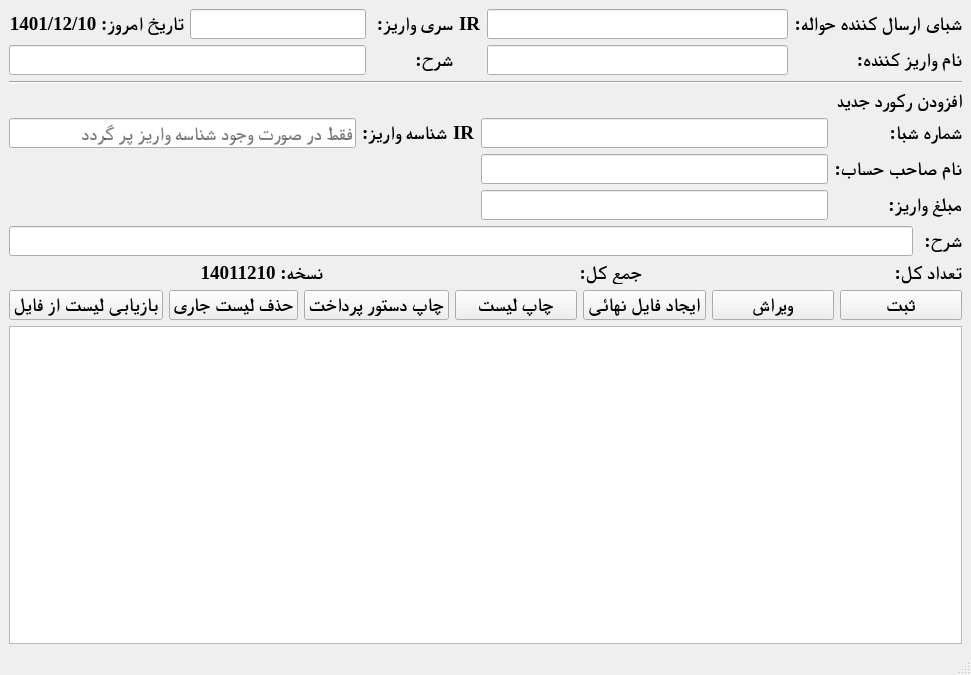
<?xml version="1.0" encoding="UTF-8"?>
<ui version="4.0">
 <class>MainWindow</class>
 <widget class="QMainWindow" name="MainWindow">
  <property name="geometry">
   <rect>
    <x>0</x>
    <y>0</y>
    <width>971</width>
    <height>675</height>
   </rect>
  </property>
  <property name="windowTitle">
   <string>نرم‌افزار ایجاد فایل پایای گروهی - احمد پوربابائی گرده - اداره امور شعب استان اردبیل</string>
  </property>
  <widget class="QWidget" name="centralwidget">
   <property name="font">
    <font>
     <family>Times New Roman</family>
     <pointsize>14</pointsize>
     <weight>75</weight>
     <bold>true</bold>
    </font>
   </property>
   <property name="layoutDirection">
    <enum>Qt::LeftToRight</enum>
   </property>
   <layout class="QVBoxLayout" name="verticalLayout_3">
    <item>
     <layout class="QVBoxLayout" name="verticalLayout_2">
      <item>
       <layout class="QGridLayout" name="gridLayout_2">
        <item row="0" column="3">
         <widget class="QLineEdit" name="ErsalSheba">
          <property name="maxLength">
           <number>24</number>
          </property>
         </widget>
        </item>
        <item row="1" column="4">
         <widget class="QLabel" name="label_5">
          <property name="layoutDirection">
           <enum>Qt::RightToLeft</enum>
          </property>
          <property name="text">
           <string>نام واریز کننده:</string>
          </property>
         </widget>
        </item>
        <item row="1" column="0">
         <widget class="QLineEdit" name="ErsalSharh">
          <property name="layoutDirection">
           <enum>Qt::RightToLeft</enum>
          </property>
          <property name="maxLength">
           <number>140</number>
          </property>
         </widget>
        </item>
        <item row="0" column="4">
         <widget class="QLabel" name="label">
          <property name="layoutDirection">
           <enum>Qt::RightToLeft</enum>
          </property>
          <property name="text">
           <string>شبای ارسال کننده حواله:</string>
          </property>
         </widget>
        </item>
        <item row="0" column="2">
         <widget class="QLabel" name="label_3">
          <property name="text">
           <string>IR</string>
          </property>
         </widget>
        </item>
        <item row="0" column="0">
         <layout class="QHBoxLayout" name="horizontalLayout_3">
          <item>
           <widget class="QLabel" name="TarixShamsi">
            <property name="layoutDirection">
             <enum>Qt::RightToLeft</enum>
            </property>
            <property name="text">
             <string>تاریخ امروز: 1401/12/10</string>
            </property>
           </widget>
          </item>
          <item>
           <widget class="QLineEdit" name="ErsalSeri"/>
          </item>
         </layout>
        </item>
        <item row="1" column="1">
         <widget class="QLabel" name="label_6">
          <property name="layoutDirection">
           <enum>Qt::RightToLeft</enum>
          </property>
          <property name="text">
           <string>شرح:</string>
          </property>
         </widget>
        </item>
        <item row="0" column="1">
         <widget class="QLabel" name="label_2">
          <property name="layoutDirection">
           <enum>Qt::RightToLeft</enum>
          </property>
          <property name="text">
           <string>سری واریز: </string>
          </property>
         </widget>
        </item>
        <item row="1" column="3">
         <widget class="QLineEdit" name="ErsalName">
          <property name="layoutDirection">
           <enum>Qt::RightToLeft</enum>
          </property>
          <property name="maxLength">
           <number>70</number>
          </property>
         </widget>
        </item>
       </layout>
      </item>
      <item>
       <widget class="Line" name="line">
        <property name="orientation">
         <enum>Qt::Horizontal</enum>
        </property>
       </widget>
      </item>
     </layout>
    </item>
    <item>
     <layout class="QHBoxLayout" name="horizontalLayout_8">
      <item>
       <widget class="QLabel" name="label_16">
        <property name="text">
         <string>افزودن رکورد جدید</string>
        </property>
       </widget>
      </item>
     </layout>
    </item>
    <item>
     <layout class="QGridLayout" name="gridLayout_3">
      <item row="1" column="4">
       <widget class="QLabel" name="label_11">
        <property name="text">
         <string>نام صاحب حساب:</string>
        </property>
       </widget>
      </item>
      <item row="2" column="4">
       <widget class="QLabel" name="label_12">
        <property name="text">
         <string>مبلغ واریز: </string>
        </property>
       </widget>
      </item>
      <item row="0" column="3">
       <widget class="QLineEdit" name="Sheba">
        <property name="layoutDirection">
         <enum>Qt::RightToLeft</enum>
        </property>
        <property name="maxLength">
         <number>24</number>
        </property>
       </widget>
      </item>
      <item row="0" column="1">
       <widget class="QLabel" name="label_8">
        <property name="text">
         <string>شناسه واریز:</string>
        </property>
       </widget>
      </item>
      <item row="0" column="4">
       <widget class="QLabel" name="label_10">
        <property name="text">
         <string>شماره شبا:</string>
        </property>
       </widget>
      </item>
      <item row="2" column="3">
       <widget class="QLineEdit" name="Mablagh">
        <property name="maxLength">
         <number>10</number>
        </property>
       </widget>
      </item>
      <item row="1" column="3">
       <widget class="QLineEdit" name="Name">
        <property name="layoutDirection">
         <enum>Qt::RightToLeft</enum>
        </property>
        <property name="maxLength">
         <number>70</number>
        </property>
       </widget>
      </item>
      <item row="0" column="0">
       <widget class="QLineEdit" name="Shenaseh">
        <property name="toolTip">
         <string/>
        </property>
        <property name="text">
         <string/>
        </property>
        <property name="maxLength">
         <number>35</number>
        </property>
        <property name="placeholderText">
         <string>فقط در صورت وجود شناسه واریز پر گردد</string>
        </property>
       </widget>
      </item>
      <item row="0" column="2">
       <widget class="QLabel" name="label_9">
        <property name="text">
         <string>IR</string>
        </property>
       </widget>
      </item>
     </layout>
    </item>
    <item>
     <layout class="QHBoxLayout" name="horizontalLayout_4">
      <item>
       <widget class="QLineEdit" name="Sharh">
        <property name="layoutDirection">
         <enum>Qt::RightToLeft</enum>
        </property>
        <property name="maxLength">
         <number>140</number>
        </property>
       </widget>
      </item>
      <item>
       <widget class="QLabel" name="label_13">
        <property name="text">
         <string>شرح: </string>
        </property>
       </widget>
      </item>
     </layout>
    </item>
    <item>
     <layout class="QHBoxLayout" name="horizontalLayout_6">
      <item>
       <widget class="QLabel" name="label_15">
        <property name="layoutDirection">
         <enum>Qt::RightToLeft</enum>
        </property>
        <property name="text">
         <string>نسخه: 14011210</string>
        </property>
       </widget>
      </item>
      <item>
       <widget class="QLabel" name="label_14">
        <property name="layoutDirection">
         <enum>Qt::RightToLeft</enum>
        </property>
        <property name="text">
         <string>جمع کل:</string>
        </property>
       </widget>
      </item>
      <item>
       <widget class="QLabel" name="label_7">
        <property name="layoutDirection">
         <enum>Qt::RightToLeft</enum>
        </property>
        <property name="text">
         <string>تعداد کل:</string>
        </property>
       </widget>
      </item>
     </layout>
    </item>
    <item>
     <layout class="QHBoxLayout" name="horizontalLayout_5">
      <item>
       <widget class="QPushButton" name="RestoreButton">
        <property name="text">
         <string>بازیابی لیست از فایل</string>
        </property>
       </widget>
      </item>
      <item>
       <widget class="QPushButton" name="RemoveButton">
        <property name="text">
         <string>حذف لیست جاری</string>
        </property>
       </widget>
      </item>
      <item>
       <widget class="QPushButton" name="PrintdButton">
        <property name="text">
         <string>چاپ دستور پرداخت</string>
        </property>
       </widget>
      </item>
      <item>
       <widget class="QPushButton" name="PrintButton">
        <property name="text">
         <string>چاپ لیست</string>
        </property>
       </widget>
      </item>
      <item>
       <widget class="QPushButton" name="MakeButton">
        <property name="text">
         <string>ایجاد فایل نهائی</string>
        </property>
       </widget>
      </item>
      <item>
       <widget class="QPushButton" name="EditButton">
        <property name="text">
         <string>ویراش</string>
        </property>
       </widget>
      </item>
      <item>
       <widget class="QPushButton" name="SabtButton">
        <property name="text">
         <string>ثبت</string>
        </property>
        <property name="autoDefault">
         <bool>true</bool>
        </property>
       </widget>
      </item>
     </layout>
    </item>
    <item>
     <widget class="QTableView" name="tableView">
      <property name="layoutDirection">
       <enum>Qt::RightToLeft</enum>
      </property>
     </widget>
    </item>
   </layout>
  </widget>
  <widget class="QMenuBar" name="menubar">
   <property name="geometry">
    <rect>
     <x>0</x>
     <y>0</y>
     <width>971</width>
     <height>22</height>
    </rect>
   </property>
  </widget>
  <widget class="QStatusBar" name="statusbar"/>
 </widget>
 <tabstops>
  <tabstop>ErsalSheba</tabstop>
  <tabstop>ErsalSeri</tabstop>
  <tabstop>ErsalName</tabstop>
  <tabstop>ErsalSharh</tabstop>
  <tabstop>Sheba</tabstop>
  <tabstop>Shenaseh</tabstop>
  <tabstop>Name</tabstop>
  <tabstop>Mablagh</tabstop>
  <tabstop>Sharh</tabstop>
  <tabstop>SabtButton</tabstop>
  <tabstop>MakeButton</tabstop>
  <tabstop>PrintButton</tabstop>
  <tabstop>PrintdButton</tabstop>
  <tabstop>RemoveButton</tabstop>
  <tabstop>tableView</tabstop>
  <tabstop>RestoreButton</tabstop>
 </tabstops>
 <resources/>
 <connections/>
</ui>
